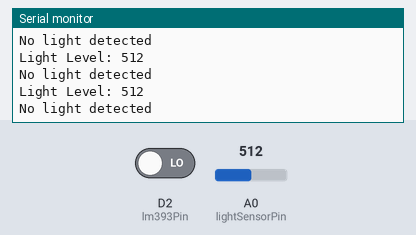
Bench run of a sketch on a simulated ESP8266 (NodeMCU). On the bench: the last lines printed to the serial monitor. The inputs (shaded band) are chosen by the test bench; at power-on: D2 (lm393Pin) LOW, A0 (lightSensorPin) = 512.

Above: at 1.3 s.
1.4 s: D2 (lm393Pin) driven HIGH
At 1.9 s:
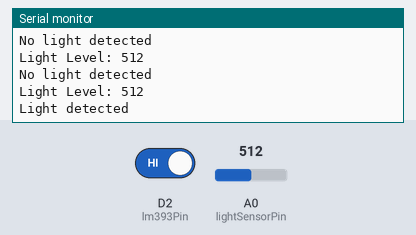
3.5 s: A0 (lightSensorPin) set to 716
At 3.9 s:
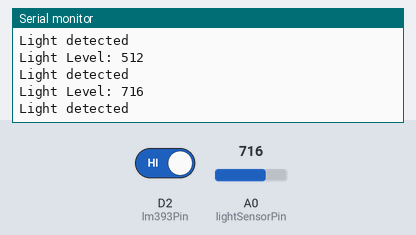
5.0 s: A0 (lightSensorPin) set to 900
At 5.4 s:
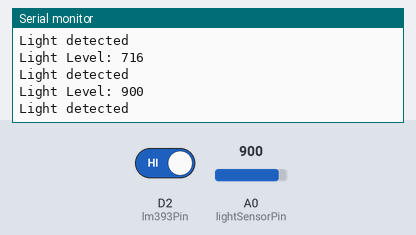
Timing chart, 0 to 8.0 s (numbered marks = the images above; inputs shaded):
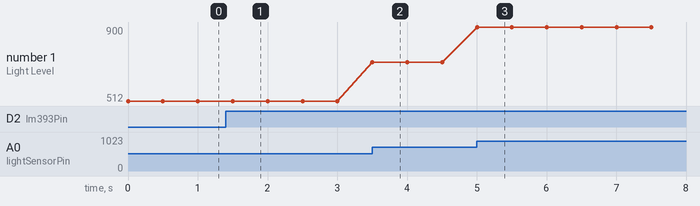

The sketch:

ldr.ino
```cpp
// Define pin numbers
const int lightSensorPin = A0;  // Pin connected to LDR (analog input)
const int lm393Pin = D2;        // Pin connected to LM393 output (digital input)

int lightLevel = 0;             // Variable to store the light sensor value

void setup() {
  // Start serial communication for debugging
  Serial.begin(9600);

  // Set LM393 pin as input
  pinMode(lm393Pin, INPUT);
}

void loop() {
  // Read the light level from LDR (analog)
  lightLevel = analogRead(lightSensorPin);

  // Print the light level to Serial Monitor
  Serial.print("Light Level: ");
  Serial.println(lightLevel);

  // Check LM393 output to detect whether light is detected
  int sensorState = digitalRead(lm393Pin);  // Read digital output of LM393

  if (sensorState == HIGH) {
    Serial.println("Light detected");
  } else {
    Serial.println("No light detected");
  }

  delay(500);  // Wait for 500ms before taking another reading
}
```

Measured:
- after the input at 1.4 s, the serial monitor: prints a new line after 0.10 s (image 1)
- after the input at 3.5 s, the serial monitor: prints a new line at once (image 2)
- after the input at 5.0 s, the serial monitor: prints a new line at once (image 3)
- plotted number 1: 512 → 716 after the input at 3.5 s, 716 → 900 after the input at 5.0 s
